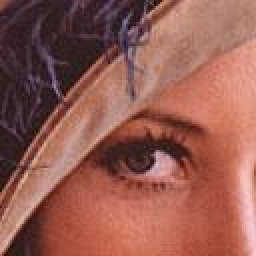
%> input picture DFT/lena.jpg, 128 x 128 px (shown 2 times larger)
$ octave main.m   (GNU Octave 9; MATLAB toolbox functions it lacks are replaced by stand-ins)
%> lines starting %> are read from the running program, lines starting %| are printed output that depends on the picture; in (x1, y1, x2, y2) boxes, pixels count from 0 and x2, y2 are one past the last pixel; in counts of white or black regions, pixels touching at a corner belong together; the program's own positions count from 1
%> further down, img is the input picture: size 128x128x3 uint8; mean R, G, B 148, 91.5, 81.2
### DFT/add_noise.m
% Try different noise patterns for extra credit
function [output] = add_noise(input,r)
%> called with r = 20
    [m, n, z] = size(input);
%> m = 128; n = 128; z = 3
        %% FT image
    F_img = fft2(input);
    F_mag = fftshift(F_img);

        %% Creat a filter
    filter_1 = zeros(m,n);
    r = r-2;
    filter_1(r:m-r,r:n-r) =1;  % create circle filter and center it
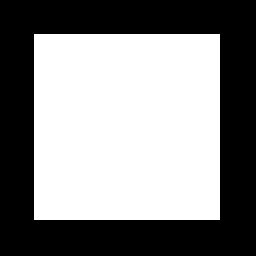
%> filter_1: size 128x128 double (shown 2 times larger); values 0 (black) and 1 (white), 52.8% white; 1 black region, box (x1, y1, x2, y2) and area: (0, 0, 128, 128) 7735

        %% Add noise
    noise_fil = filter_1+1 ==1;

    rng(1)
    noise = 500*rand(m,n);
    noise_fil = noise.*noise_fil;
    F_mag = F_mag + noise_fil;

        %% IFT image
    fil_img = ifftshift(F_mag);
    result = real(ifft2(fil_img));
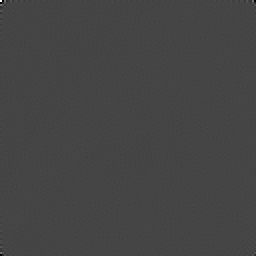
%> result: size 128x128x3 double (shown 2 times larger); mean R, G, B 0.6, 0.4, 0.3; drawn with min black and max white
    output = real(result);
end

### DFT/main.m
clear all;
close all;
addpath(genpath(pwd))

%% Load image and add noise
% load clean image
% 確保你的資料夾內有 lena.jpg
img = imread('lena.jpg');

% 如果是彩圖，某些步驟可能需要處理單通道，但這裡保持原樣
img = im2double(img);

% filter size
r = 20;

% add noise
% 注意：你必須確保目錄下有 add_noise.m 檔案
noisy = add_noise(img,r);

figure();
subplot(1,2,1),imshow(img);title('original image')
subplot(1,2,2),imshow(noisy);title('noisy image')
%> after `imshow(noisy)`:
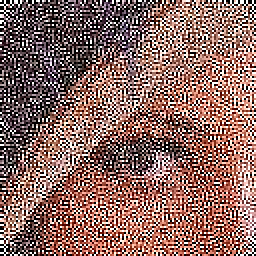
%> displayed picture: size 128x128x3, on the screen's scale of 0 to 255 (shown 2 times larger); mean R, G, B 139.6, 105.7, 99.3

%% Perform FT on the original image
% implement FT below
img_fq = FT(img);
%> the loop in FT, `for c = 1:C` made 3 passes
%> pass 1, in FT, `channel_data = double(I(:,:,c));`:
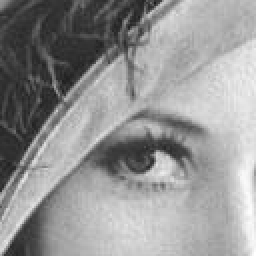
%> channel_data: size 128x128 double (shown 2 times larger); min 0.0941, max 1, mean 0.58

% center shift (You can read Section: Periodicity and Center shifting)
img_fq = fftshift(img_fq);

% for displaying the power part by log scale
log_img_fq = log(1+abs(img_fq));
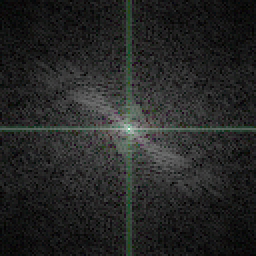
%> log_img_fq: size 128x128x3 double (shown 2 times larger); mean R, G, B 1.37, 1.41, 1.37; drawn with min black and max white

% normalize the power to 0-1
log_img_fq = mat2gray(log_img_fq);

figure();
subplot(2,2,1),imshow(log_img_fq);title('log FT original image')

%% Perform FT on the noisy image
% implement FT below
noisy_fq = FT(noisy);
noisy_fq = fftshift(noisy_fq);
log_noisy_fq = log(1+abs(noisy_fq));
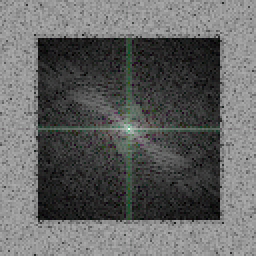
%> log_noisy_fq: size 128x128x3 double (shown 2 times larger); mean R, G, B 3.56, 3.59, 3.56; drawn with min black and max white
log_noisy_fq = mat2gray(log_noisy_fq);
subplot(2,2,2),imshow(log_noisy_fq);title('log FT noisy image')

%% Create a filter
% Try different filters for extra credit
% get the size of the input image
[m, n, z] = size(img);
%> m = 128; n = 128; z = 3

% create a rectangular filter at center
% 注意：如果是 RGB 彩圖 (z=3)，濾波器需要複製到三層，或者在運算時廣播
filter = zeros(m,n);
filter(r:m-r,r:n-r) = 1;
%> filter: size 128x128 double; values 0 (black) and 1 (white), 48.3% white; 1 white region, box (x1, y1, x2, y2) and area: (19, 19, 108, 108) 7921

% 顯示濾波器 (如果是多通道，只顯示第一層以免報錯)
subplot(2,2,3),imshow(filter,[]);title('filter')

%% Filter out the noise
% 如果 noisy_fq 是 3D 而 filter 是 2D，Matlab 新版會自動廣播，舊版需注意
fil_img = noisy_fq .* filter;

log_fil_img = log(1+abs(fil_img));
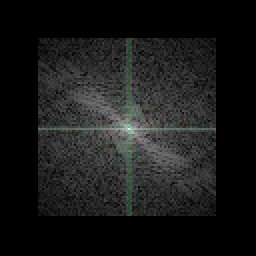
%> log_fil_img: size 128x128x3 double (shown 2 times larger); mean R, G, B 0.902, 0.925, 0.901; drawn with min black and max white
log_fil_img = mat2gray(log_fil_img);
subplot(2,2,4),imshow(log_fil_img);title('FT image after filter')

%% Inverse Fourier transform
% unshift
fil_img = ifftshift(fil_img);

% implement IFT below
result = IFT(fil_img);
result = mat2gray(real(result));

figure();
subplot(1,2,1),imshow(noisy);title('noisy image')
subplot(1,2,2);imshow(result,[]);title('denoised image')

%% Implement your FT/IFT function here
function [I_freq] = FT(I)
    [M, N, C] = size(I);
    I_freq = zeros(M, N, C);

    m_idx = 0:M-1;
    k_m = m_idx';
    W_M = exp(-1j * 2 * pi * k_m * m_idx / M);

    n_idx = 0:N-1;
    k_n = n_idx';
    W_N = exp(-1j * 2 * pi * k_n * n_idx / N);

    for c = 1:C
        channel_data = double(I(:,:,c));

        % 數學原理：F = W_M * Image * W_N.'

        I_freq(:,:,c) = W_M * channel_data * W_N.';
    end
end

function [I] = IFT(I_freq)
    [M, N, C] = size(I_freq);
    I = zeros(M, N, C);

    m_idx = 0:M-1;
    k_m = m_idx';
    W_M_inv = exp(1j * 2 * pi * k_m * m_idx / M);


    n_idx = 0:N-1;
    k_n = n_idx';
    W_N_inv = exp(1j * 2 * pi * k_n * n_idx / N);


    for c = 1:C
        channel_freq = I_freq(:,:,c);

        % 數學原理：Image = (W_M_inv * F * W_N_inv.') / (M*N)
        temp = W_M_inv * channel_freq * W_N_inv.';

        I(:,:,c) = temp / (M * N);
    end
end

$ run again, with DFT/Comparison.jpeg copied over DFT/lena.jpg
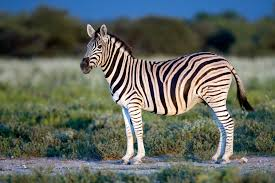
%> input picture DFT/Comparison.jpeg, 275 x 183 px
%> img is the input picture: size 183x275x3 uint8; mean R, G, B 95, 102, 94.4
%> img: size 183x275x3 double
%> in add_noise, `filter_1(r:m-r,r:n-r) =1;`:
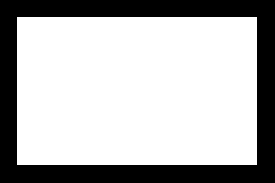
%> filter_1: size 183x275 double; values 0 (black) and 1 (white), 70.6% white; 1 black region, box (x1, y1, x2, y2) and area: (0, 0, 275, 183) 14805
%> filter: size 183x275 double; values 0 (black) and 1 (white), 67.5% white; 1 black region, box (x1, y1, x2, y2) and area: (0, 0, 275, 183) 16341
%> `result = mat2gray(real(result));`:
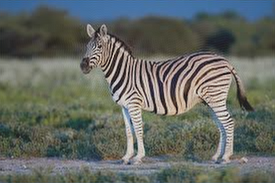
%> result: size 183x275x3 double; mean R, G, B 0.391, 0.41, 0.389
